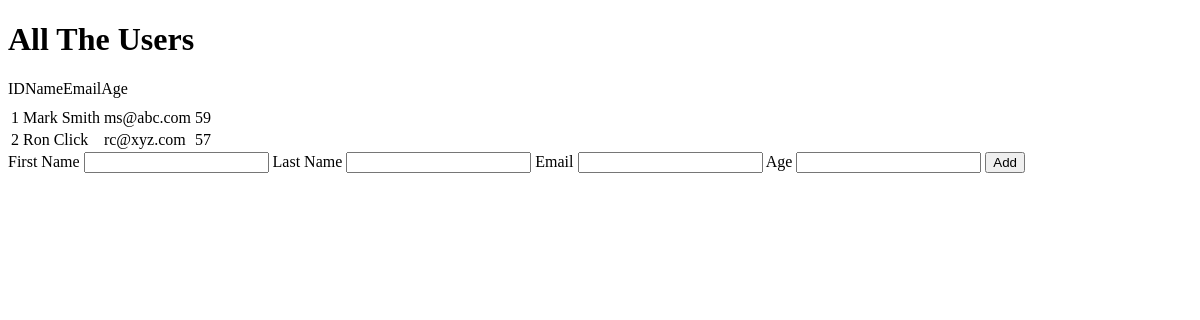
Before: / with the older database file.
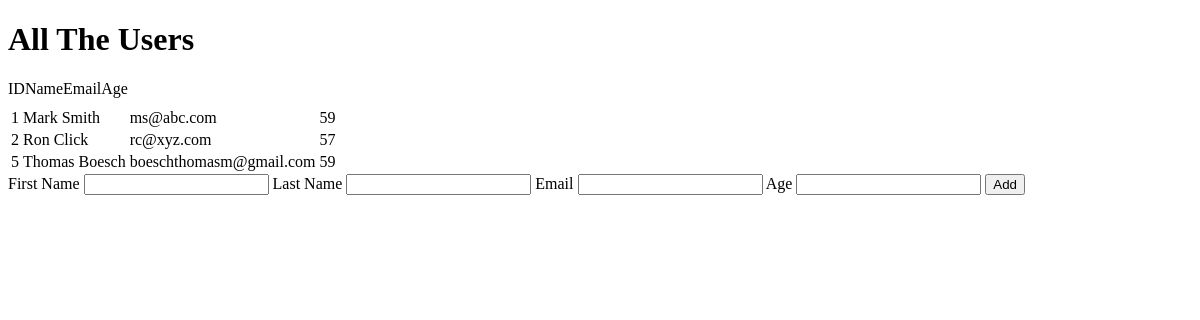
After: the same page with the newer database file.
### users_app/models.py (models this page shows)
class User(models.Model):
    first_name = models.CharField(max_length=255)
    last_name = models.CharField(max_length=255)
    email_address = models.CharField(max_length=255)
    age = models.IntegerField()
    created_at = models.DateTimeField(auto_now_add=True)
    updated_at = models.DateTimeField(auto_now=True)

### users_app/views.py (the view)
# urls.py: path('', views.index),
def index(request):
    context = {
        'all_users': User.objects.all()
    }
    return render(request, 'index.html', context)

### users_app/templates/index.html (shortened to what this page needs)
<!DOCTYPE html>
<html lang="en">
<head>
</head>
<body>
    <div>
    <h1>All The Users</h1>
    <table>
        {% for user in all_users %}
        <tr>
            <td>{{user.id}}</td>
            <td>{{user.first_name}} {{user.last_name}}</td>
            <td>{{user.email_address}}</td>
            <td>{{user.age}}</td>
        </tr>
        {% endfor %}
    </table>
    </div>
    <div>
        <form action="/add_user" method="POST">
            First Name <input type="CharField" name="fname">
            Last Name <input type="CharField" name="lname">
            Email <input type="CharField" name="email">
            Age <input type="IntergerField" name="age">
            <input type="submit" value="Add">
        </form>
    </div>
</body>
</html>

Changed rows visible on the page:
added User: id "5", first_name "Thomas", last_name "Boesch", email_address "boeschthomasm@gmail.com", age "59"
